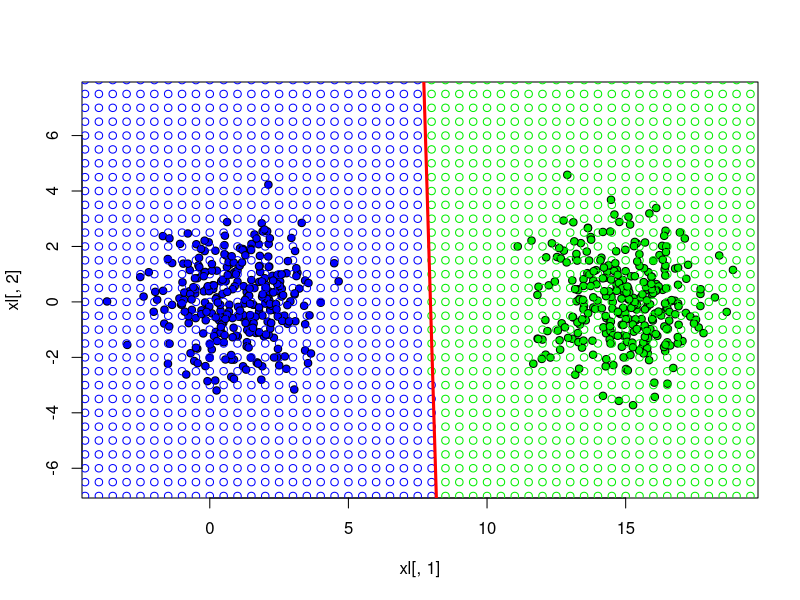

Recreate this plot in R.
library(MASS) # Generation of multidimensional normal distribution
ObjectsCountOfEachClass <- 300

estimateFisherCovarianceMatrix <- function(objects1,
                                           objects2, mu1, mu2)
{
  rows1 <- dim(objects1)[1]
  rows2 <- dim(objects2)[1]
  rows <- rows1 + rows2
  cols <- dim(objects1)[2]
  sigma <- matrix(0, cols, cols)
  for (i in 1:rows1)
  {
    sigma <- sigma + (t(objects1[i,] - mu1) %*%
                        (objects1[i,] - mu1)) / (rows + 2)
  }
  for (i in 1:rows2)
  {
    sigma <- sigma + (t(objects2[i,] - mu2) %*%
                        (objects2[i,] - mu2)) / (rows + 2)
  }
  return (sigma)
}

estimateMu <- function(xl)
{

	m <- dim(xl)[2]
	mu <- matrix(NA, 1, m)
	
	for(i in 1:m)
	{
		mu[1,i] <- mean(xl[,i])
	}
	
	return(mu)	
}

Sigma1 <- matrix(c(2, 0, 0, 2), 2, 2)
Sigma2 <- matrix(c(2, 0, 0, 2), 2, 2)
Mu1 <- c(1, 0)
Mu2 <- c(15, 0)
xy1 <- mvrnorm(n=ObjectsCountOfEachClass, Mu1, Sigma1)
xy2 <- mvrnorm(n=ObjectsCountOfEachClass, Mu2, Sigma2)

xl <- rbind(cbind(xy1, 1), cbind(xy2, 2))

colors <- c("blue", "green2")
plot(xl[,1], xl[,2], pch = 21, bg = colors[xl[,3]], asp = 1)

objectsOfFirstClass <- xl[xl[,3] == 1, 1:2]
objectsOfSecondClass <- xl[xl[,3] == 2, 1:2]
mu1 <- estimateMu(objectsOfFirstClass)
mu2 <- estimateMu(objectsOfSecondClass)
sigma <- estimateFisherCovarianceMatrix(objectsOfFirstClass, objectsOfSecondClass, mu1, mu2)
mu<-rbind(mu1,mu2)

ldf <- function(xy,m,s,lambda,Py)
{
  n <- dim(mu)[2]
  p <- rep(0,n)
  for(i in 1:n) {
   mu <- matrix(c(m[i,1],m[i,2]),1,2)
   det <- det(sigma)
   a <- sigma[2,2]/det
   b <- -sigma[2,1]/det
   c <- -sigma[1,2]/det
   d <- sigma[1,1]/det

   A <- -2*mu[1]*a-mu[2]*b-mu[2]*c #x
   B <- -mu[1]*b-mu[2]*c-2*mu[2]*d #y
   C <- a*mu[1]^2 + mu[1]*mu[2]*b+ mu[1]*mu[2]*c+ d*mu[2]^2
    
    func <- function(x, y) {
      f<-x*A + y*B + C
    }
    f<-func(xy[1],xy[2])
    p[i] <- log(lambda*Py) - f
  }
  if(p[1] > p[2])
  {
    class<-colors[1]
  }
  else
  {
    class<-colors[2]
  }
  return(class)
}

drawline <- function(mu1,mu2,sigma) {
inverseSigma <- solve(sigma)
alpha <- inverseSigma %*% t(mu1 - mu2)
mu_st <- (mu1 + mu2) / 2
beta <- mu_st %*% alpha

abline(beta / alpha[2,1], -alpha[1,1]/alpha[2,1], col = "red", lwd = 3)

}

x <- -10
while(x < 40)
{
  y <- -10
  while(y < 40)
  {
    xy <- c(x,y)
    c <- ldf(xy,mu,sigma,lambda=1,P=0.5)
    points(xy[1],xy[2], col=c)
    y <- y+0.5
  }
  x <- x+0.5
}


drawline(mu1,mu2,sigma)

